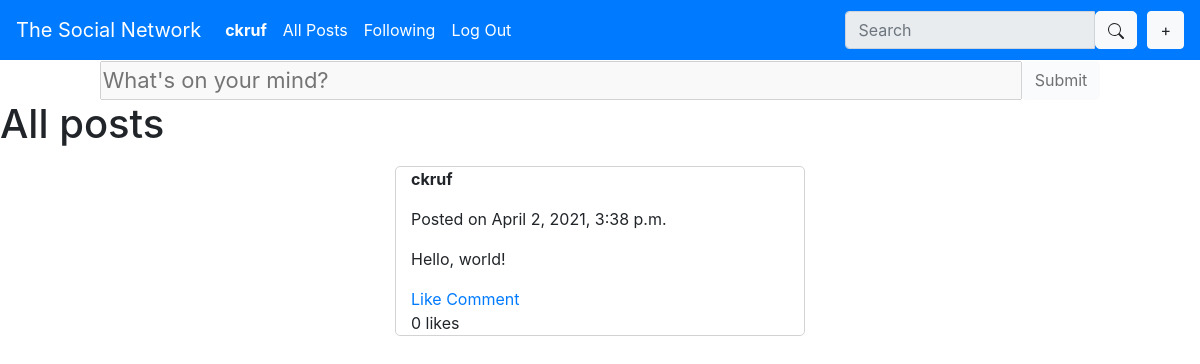
The app's page /all (signed in), older data.
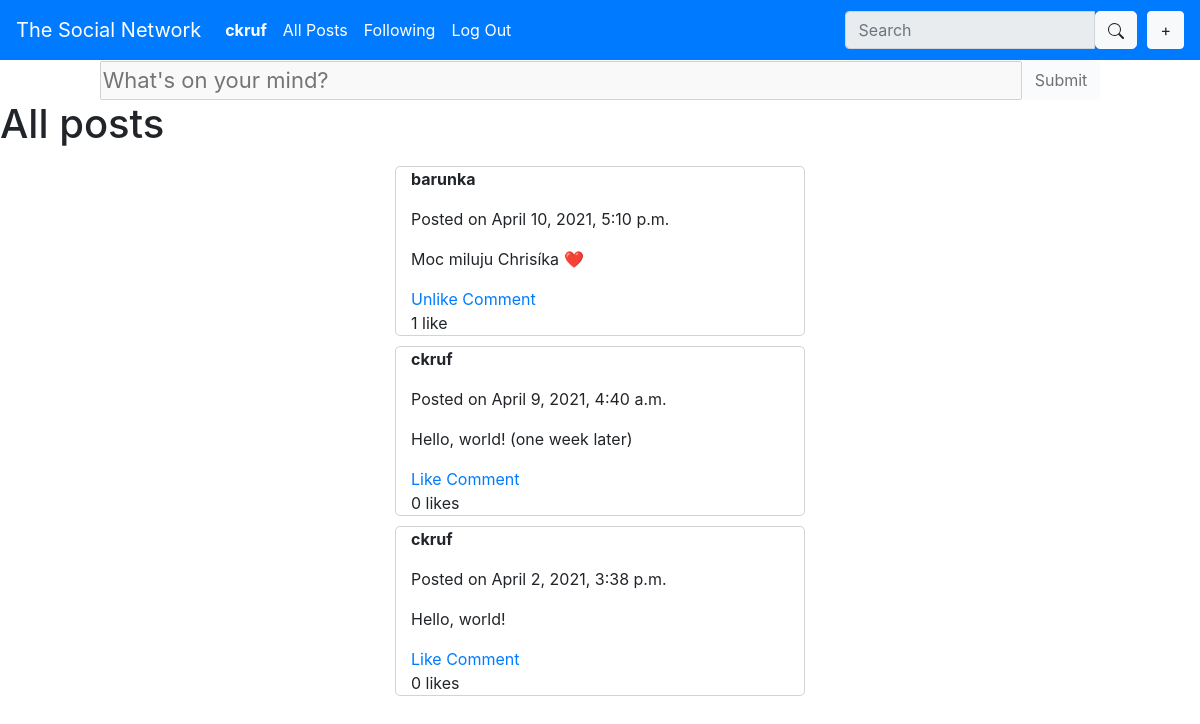
The same page, newer data.
### network/models.py (models this page shows, shortened)
class User(AbstractUser):
    profileurl = models.CharField(max_length=32, blank=False, unique=True)
    bio = models.TextField(max_length=140, blank=True)

class Post(models.Model):
    content = models.CharField(max_length=140)
    author = models.ForeignKey(User, on_delete=models.CASCADE, related_name="posts")
    created = models.DateTimeField(auto_now_add=True)

### network/views.py (the view)
# urls.py: path("all", views.all, name="all"),
def all(request):
    if request.method == "GET":
        user=request.user
        liked_by_user = Like.objects.filter(author=user,post=OuterRef('pk'))
        return render(request, "network/all.html", {
            "posts": Post.objects.all().order_by('-created').annotate(liked=Exists(liked_by_user)),
            "likes": Like.objects.filter(author=request.user),
            "postform": NewPostForm(auto_id=False)
        })

### network/models.py
class NewPostForm(ModelForm):
    class Meta:
        model = Post
        fields = ['content']
        widgets = {
            'content' : Textarea(attrs={'cols':65, 'rows':1, 'style':'resize:none; font-size:22px; overflow: hidden;', 'id':'posttextfield', 'placeholder':"What's on your mind?", 'disabled':''}),
        }
        labels = {
            'content': (''),
        }

### network/templates/network/all.html
{% extends "network/layout.html" %}
{% block body %}
    <h1>All posts</h1>
    {% for post in posts %}
        <div class="row justify-content-center">
            <div class="col-4 post" id="post{{ post.id }}">
                <p class="postauthor"><strong>{{ post.author }}</strong></p>
                <p class="posttime">Posted on {{ post.created }}</p>
                <p class="postcontent">{{ post.content }}</p>
                {% if post.liked %}
                <span class="like text-primary" id="like{{ post.id }}">Unlike</span>
                {% else %}
                <span class="like text-primary" id="like{{ post.id }}">Like</span>
                {% endif %}
                <a href='#'>Comment</a>
                {% if post.likes.count == 1 %}
                <div id="likecount{{ post.id }}">{{ post.likes.count }} like</div>
                {% else %}
                <div id="likecount{{ post.id }}">{{ post.likes.count }} likes</div>
                {% endif %}
            </div>
        </div>
    {% endfor %}
{% endblock %}

### network/templates/network/layout.html (shortened to what this page needs)
{% load static %}
<!DOCTYPE html>
<html lang="en">
    <head>
        <link rel="stylesheet" href="https://stackpath.bootstrapcdn.com/bootstrap/4.4.1/css/bootstrap.min.css">
        <link href="{% static 'network/styles.css' %}" rel="stylesheet">
    </head>
    <body>
        <nav class="navbar navbar-dark navbar-expand-sm bg-primary" id="bar">
            <a class="navbar-brand" href="{% url 'index' %}">The Social Network</a>
              <ul class="navbar-nav mr-auto">
                {% if user.is_authenticated %}
                    <li class="nav-item">
                        <a class="nav-link text-white" href="/user/{{user.profileurl}}"><strong>{{ user.username }}</strong></a>
                    </li>
                {% endif %}
                <li class="nav-item">
                  <a class="nav-link text-white" href="{% url 'all' %}">All Posts</a>
                </li>
                {% if user.is_authenticated %}
                    <li class="nav-item">
                        <a class="nav-link text-white" href="#">Following</a>
                    </li>
                    <li class="nav-item">
                        <a class="nav-link text-white" href="{% url 'logout' %}">Log Out</a>
                    </li>
                {% endif %}
              </ul>
              {% if user.is_authenticated %}
                <ul class="navbar-nav ml-auto">
                    <span class="align-middle">
                        <li class="nav-item">
                            <div class="input-group mb-3 navbar-form" id="searchform">
                                <input type="text" class="form-control" autocomplete="off" id="searchfield" placeholder="Search" disabled>
                                <button type="button" id="searchbtn" class="btn btn-light">
                                </button>
                            </div>
                        </li>
                    </span>
                    <span class="align-middle">
                        <li class="nav-item">
                            <button type="button" id="addnew" class="btn btn-light">+</button>
                        </li>
                    </span>
                </ul>
              {% endif %}
          </nav>
        <div id="newpost" class="row">
            <div class="col align-self-center">
                <form action="{% url 'newpost' %}" method="post">
                    <div class="form-row justify-content-center">
                    {{ postform }}
                        <input id="submitpost" type="submit" style="display:inline" class="btn btn-light" disabled>
                    </div>
                </form>
            </div>
        </div>
        <div class="body">
            {% block body %}
            {% endblock %}
        </div>
    </body>
</html>

### network/static/network/styles.css (style rules this page uses)
#newpost { animation-name: showpost; animation-duration:1s; animation-play-state: paused; animation-fill-mode: forwards; }
#submitpost { cursor: default; }
#posttextfield { cursor: default; }
#bar { height:60px; overflow-y: visible; }
#searchbtn { margin-right: 10px; border-radius: 5px 5px 5px 5px; }
#addnew { margin-top: 15px; }
.like { cursor:pointer; }
#searchfield { animation-name: showbar; animation-duration:1s; animation-play-state: paused; animation-fill-mode: forwards; cursor: default; border-top-right-radius: 0px; border-bottom-right-radius: 0px; }
#searchform { margin-top: 15px; }
.post { border: 1px solid lightgray; border-radius: 5px; margin-top: 10px; }

Row changes from the older to the newer data that the page shows:
added Post: author "barunka", created "April 10, 2021, 5:10 p.m.", content "Moc miluju Chrisíka ❤️", likes.count "1"
added Post: author "ckruf", created "April 9, 2021, 4:40 a.m.", content "Hello, world! (one week later)", likes.count "0"
